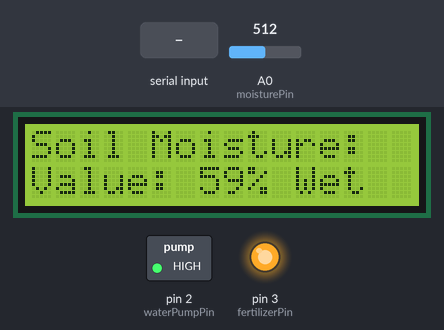
Recording of a sketch running on a simulated Arduino Uno, built with avr-gcc and run on an emulated ATmega328P. On the bench: 16×2 character LCD, switched loads named in the sketch (green lamp = pin HIGH), output pins drawn as LEDs (lit = HIGH). Inputs (shaded band) come from the test bench; at power-on: A0 (moisturePin) = 512. What the sketch prints to the serial monitor is not drawn.

Above: at 1.7 s.
1.8 s: A0 (moisturePin) set to 532
At 2.9 s:
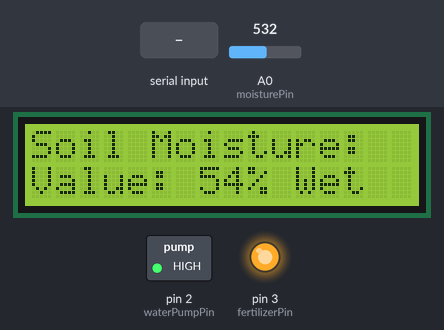
3.7 s: A0 (moisturePin) set to 564
At 4.5 s:
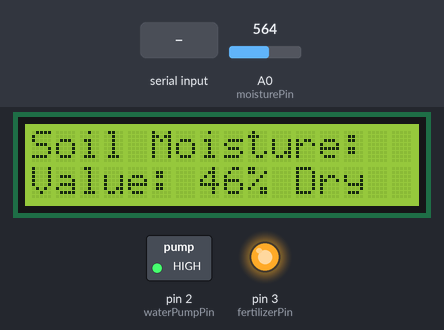
5.3 s: A0 (moisturePin) set to 306
At 6.2 s:
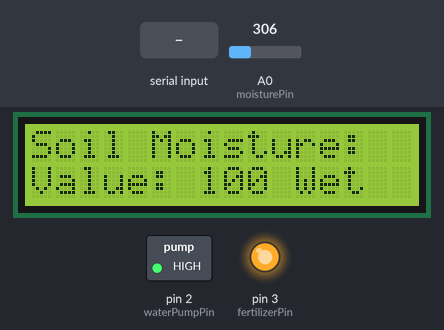
7.0 s: "FERTILIZE\n" received over Serial
At 7.9 s:
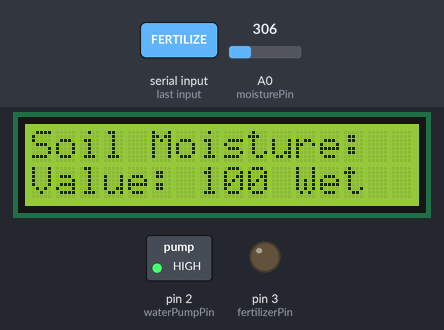
10.7 s: "WATER\n" received over Serial
At 11.7 s:
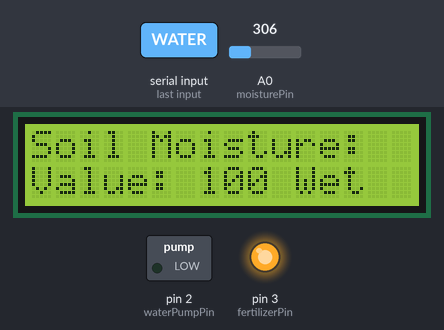
Timing chart, 0 to 17.5 s (numbered marks = the images above; inputs shaded):
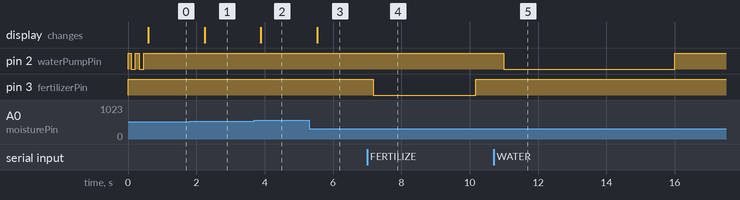

Measured:
- the behaviour switches between 546 and 547 on A0 (moisturePin) (found by bisection; images 1 and 2)
- after the input at 1.8 s, the display: changes after 0.44 s (image 1)
- after the input at 3.7 s, the display: changes after 0.19 s (image 2)
- after the input at 5.3 s, the display: changes after 0.23 s (image 3)
- after the input at 7.0 s, pin 3 (fertilizerPin): HIGH → LOW after 0.18 s, → HIGH 3.0 s later
- after the input at 10.7 s, pin 2 (waterPumpPin): HIGH → LOW after 0.30 s, → HIGH 5.0 s later

The sketch:

arduino_garden.ino
```cpp
#include <Wire.h>
#include <LiquidCrystal_I2C.h>

// =====================
// LCD CONFIG
// =====================
// Common I2C addresses: 0x27 or 0x3F
LiquidCrystal_I2C lcd(0x27, 16, 2);

// =====================
// PIN CONFIG
// =====================
const int moisturePin   = A0;  // Analog moisture sensor
const int waterPumpPin  = 2;   // Relay for water pump (ACTIVE LOW)
const int fertilizerPin = 3;   // Relay for fertilizer pump (ACTIVE LOW)

// =====================
// BEHAVIOR CONFIG (editable at runtime)
// =====================
int DRY_THRESHOLD_PERCENT = 50;            // Show DRY at/under this (%)
unsigned long waterDurationMs     = 5000;  // WATER command duration
unsigned long fertilizeDurationMs = 3000;  // FERTILIZE command duration

// Moisture mapping (tune to your sensor/calibration)
// "750" ~ dry, "350" ~ wet (adjust to your readings)
const int MOISTURE_DRY_RAW = 750;
const int MOISTURE_WET_RAW = 350;

// =====================
// STATE
// =====================
String scheduledDate = ""; // YYYY-MM-DD
String scheduledTime = ""; // HH:MM (24h)

// =====================
// HELPERS
// =====================
int moisturePercentFromRaw(int raw) {
  int pct = map(raw, MOISTURE_DRY_RAW, MOISTURE_WET_RAW, 0, 100);
  return constrain(pct, 0, 100);
}

void lcdPrintLine(uint8_t col, uint8_t row, const String &text) {
  lcd.setCursor(col, row);
  lcd.print(text);
  int len = text.length();
  for (int i = len; i < 16 - col; i++) lcd.print(' ');
}

void pumpsOff() {
  digitalWrite(waterPumpPin, HIGH);     // OFF for active LOW
  digitalWrite(fertilizerPin, HIGH);    // OFF for active LOW
}

void activateWaterPump(unsigned long ms) {
  Serial.println("WATER:ON");
  digitalWrite(waterPumpPin, LOW);   // ON
  delay(ms);
  digitalWrite(waterPumpPin, HIGH);  // OFF
  Serial.println("WATER:OFF");
}

void activateFertilizerPump(unsigned long ms) {
  Serial.println("FERTILIZE:ON");
  digitalWrite(fertilizerPin, LOW);   // ON
  delay(ms);
  digitalWrite(fertilizerPin, HIGH);  // OFF
  Serial.println("FERTILIZE:OFF");
}

String toUpperCopy(String s) {
  s.trim();
  for (size_t i = 0; i < s.length(); i++) s[i] = toupper(s[i]);
  return s;
}

void handleCommand(String cmd) {
  // Accept both lower/upper case; keep original for parameter parsing
  String upper = toUpperCopy(cmd);

  Serial.print("CMD:"); Serial.println(cmd);

  if (upper == "WATER") {
    activateWaterPump(waterDurationMs);
    return;
  }

  if (upper == "FERTILIZE") {
    activateFertilizerPump(fertilizeDurationMs);
    return;
  }

  if (upper == "PUMPS:OFF") {
    pumpsOff();
    Serial.println("OK:PUMPS_OFF");
    return;
  }

  if (upper.startsWith("SCHEDULE:")) {
    // Format: SCHEDULE:YYYY-MM-DD:HH:MM
    int p1 = cmd.indexOf(':');
    int p2 = cmd.indexOf(':', p1 + 1);
    if (p1 > 0 && p2 > 0) {
      scheduledDate = cmd.substring(p1 + 1, p2);
      scheduledTime = cmd.substring(p2 + 1);
      Serial.print("SCHEDULED:");
      Serial.print(scheduledDate);
      Serial.print(" ");
      Serial.println(scheduledTime);
    } else {
      Serial.println("ERR:BAD_SCHEDULE");
    }
    return;
  }

  if (upper == "STATUS?" || upper == "STATUS") {
    int raw = analogRead(moisturePin);
    int pct = moisturePercentFromRaw(raw);
    Serial.print("STATUS: raw="); Serial.print(raw);
    Serial.print(" percent="); Serial.print(pct);
    Serial.print(" thresh="); Serial.println(DRY_THRESHOLD_PERCENT);
    return;
  }

  // Optional runtime settings
  // SET:THRESHOLD:NN (0-100)
  if (upper.startsWith("SET:THRESHOLD:")) {
    int sep = cmd.lastIndexOf(':');
    int val = cmd.substring(sep + 1).toInt();
    val = constrain(val, 0, 100);
    DRY_THRESHOLD_PERCENT = val;
    Serial.print("OK:THRESHOLD=");
    Serial.println(DRY_THRESHOLD_PERCENT);
    return;
  }

  // SET:WATER_MS:NNNN
  if (upper.startsWith("SET:WATER_MS:")) {
    int sep = cmd.lastIndexOf(':');
    unsigned long val = cmd.substring(sep + 1).toInt();
    waterDurationMs = max<unsigned long>(val, 0);
    Serial.print("OK:WATER_MS=");
    Serial.println(waterDurationMs);
    return;
  }

  // SET:FERT_MS:NNNN
  if (upper.startsWith("SET:FERT_MS:")) {
    int sep = cmd.lastIndexOf(':');
    unsigned long val = cmd.substring(sep + 1).toInt();
    fertilizeDurationMs = max<unsigned long>(val, 0);
    Serial.print("OK:FERT_MS=");
    Serial.println(fertilizeDurationMs);
    return;
  }

  if (upper == "GET:CONFIG") {
    Serial.print("CONFIG:THRESH="); Serial.print(DRY_THRESHOLD_PERCENT);
    Serial.print(" WATER_MS="); Serial.print(waterDurationMs);
    Serial.print(" FERT_MS="); Serial.println(fertilizeDurationMs);
    return;
  }

  Serial.println("ERR:UNKNOWN_CMD");
}

void setup() {
  Serial.begin(9600);

  pinMode(moisturePin, INPUT);
  pinMode(waterPumpPin, OUTPUT);
  pinMode(fertilizerPin, OUTPUT);
  pumpsOff();

  // LCD init
  lcd.begin(16, 2);
  lcd.backlight();
  lcdPrintLine(0, 0, "Soil Moisture:");
  lcdPrintLine(0, 1, "Value: ---%   ");

  // Blink to show ready
  for (int i = 0; i < 2; i++) {
    digitalWrite(waterPumpPin, LOW); delay(120);
    digitalWrite(waterPumpPin, HIGH); delay(120);
  }

  Serial.println("READY");
}

void loop() {
  // Read moisture
  int raw = analogRead(moisturePin);
  int pct = moisturePercentFromRaw(raw);

  // Debug
  Serial.print("Raw: "); Serial.print(raw);
  Serial.print(" => "); Serial.print(pct); Serial.println('%');

  // LCD percentage
  lcdPrintLine(0, 1, String("Value: ") + pct + "%");

  // DRY/WET only (no automatic pump action)
  if (pct <= DRY_THRESHOLD_PERCENT) {
    lcd.setCursor(10, 1); lcd.print(" Dry  ");
  } else {
    lcd.setCursor(10, 1); lcd.print(" Wet  ");
  }

  // Handle incoming commands
  if (Serial.available() > 0) {
    String cmd = Serial.readStringUntil('\n');
    cmd.trim();
    if (cmd.length() > 0) handleCommand(cmd);
  }

  delay(800);
}
```
